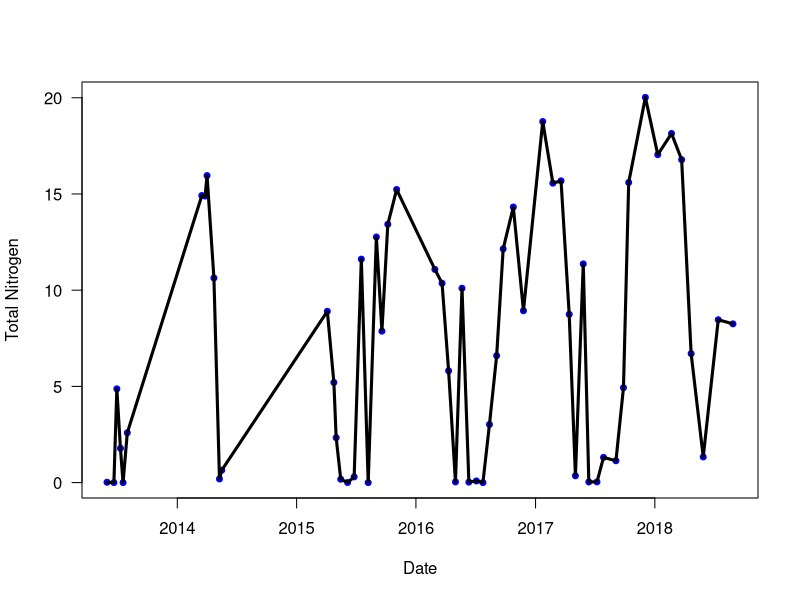
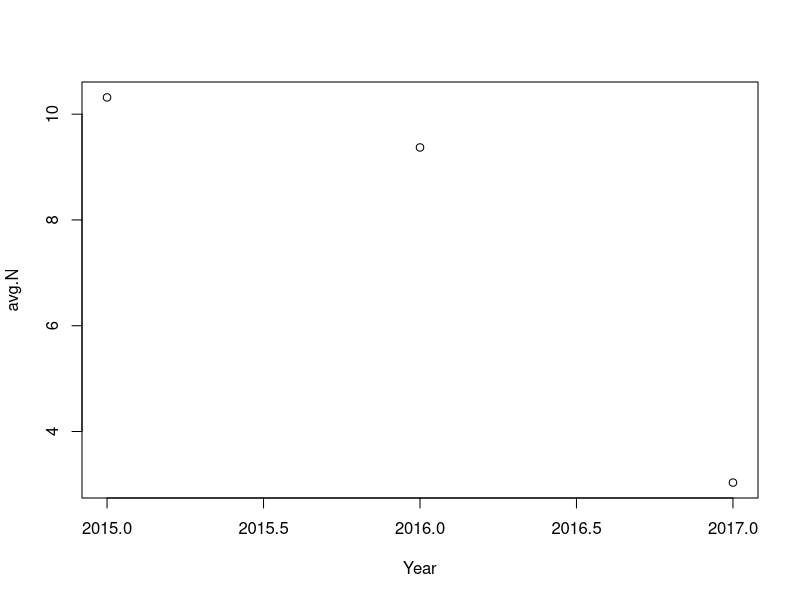
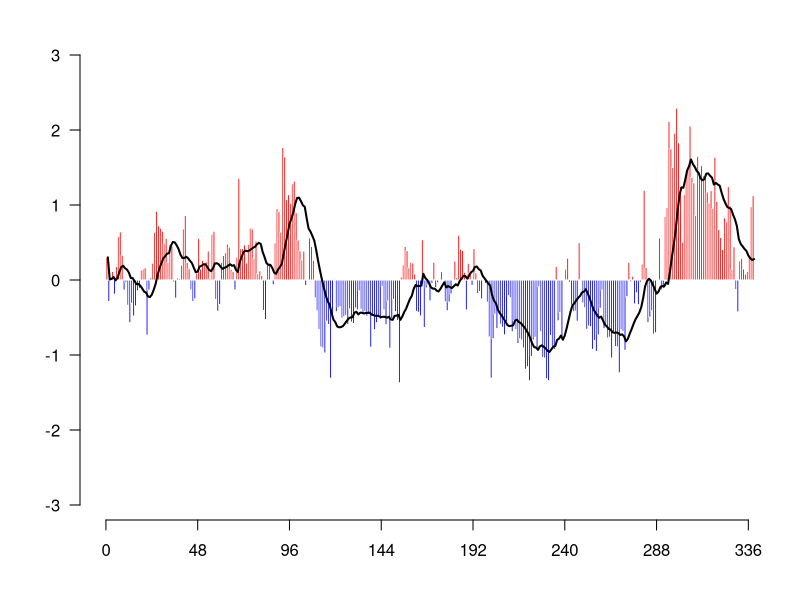

Recreate these plots in R, in order.
# Martone Hakai Rocky Shore Seaweed Surveys
# 
# by Sam Starko 
# updated 8 Mar 2019

# This script is to summarize and visualize environmental data from Calvert and nearby stations

#load relavent packages
library(tidyverse)
library(lubridate)
library(pracma)

#################################################
########Nutrient Data from QCS01#################
################################################

#Summarize data by date and calculate average nitrogen for sites that have data, remove data that does not equal 5 m depth
nut<-read.csv("./Data/Environmental Data/CTD_nutrients_Hakai.csv")
nut.avg<-nut[nut$NO2.NO3..uM.!="NA"&nut$Line.Out.Depth==5,] %>% 
  group_by(Date, Line.Out.Depth) %>%
  summarize(avg.N = mean(NO2.NO3..uM.))
nut.avg<-nut.avg[complete.cases(nut.avg$Date),]

####Plot CTD Nitrogen through time
nut.avg$Date<-as.Date(nut.avg$Date)
nut.avg$Month<-month(as.POSIXlt(nut.avg$Date, format="%Y/%m/%d"))
nut.avg$Year<-year(as.POSIXlt(nut.avg$Date, format="%Y/%m/%d"))
plot(avg.N~Date, data=nut.avg, pch=19, cex=0.8, col="Blue", ylab="Total Nitrogen", las=1)
lines(nut.avg$Date,nut.avg$avg.N, lwd=3)

####Summarize by month and year
nut.avg2<-nut.avg %>%
  group_by(Month, Year) %>%
  summarize(avg.N = mean(avg.N))

plot(avg.N~Year, data=nut.avg2[nut.avg2$Month==9,])


#################################################
############Temperature Data####################
###############################################

#CTD data is too sparse to say anything meaningful about water temperature

#######SST data from Pine Island############
temp.pine<-read.csv("./Data/Environmental Data/PineIsland_SST.csv")
#remove data from before 1985
temp.pine2<-temp.pine[temp.pine$Year>1984,]
#view temperature data
temp.pine2$Temperature

###Average by month
temp.pine.sum<-temp.pine2[temp.pine2$Temperature!="NA",] %>%
  group_by(Year, Month) %>%
  summarize(Temperature = mean(Temperature))

temp.pine.byMonth <- temp.pine.sum %>%
  group_by(Month) %>%
  summarize(avgTemperature = mean(Temperature))

temp.pine.byMonth<-temp.pine.byMonth[1:12,]
temp.pine.byMonth

##Calculate Anomalies
temp.pine.comb<-left_join(temp.pine.sum, temp.pine.byMonth, by="Month")
temp.pine.comb$Anomaly <- temp.pine.comb$Temperature - temp.pine.comb$avgTemperature
temp.pine.comb<-temp.pine.comb[complete.cases(temp.pine.comb$Anomaly),]

#Assign colour to temperature anomaly direction
for (i in 1:length(temp.pine.comb$Anomaly)) {
if (temp.pine.comb$Anomaly[i] > 0) {
  temp.pine.comb$An.col[i]<-"red"
} else {
  temp.pine.comb$An.col[i]<-"blue"
}
}

##Plot SST through time
par(mar=c(4,4,2,1))
par(mfrow=c(1,1))
barplot(temp.pine.comb$Anomaly[temp.pine.comb$Year > 1989], col=temp.pine.comb$An.col[temp.pine.comb$Year > 1989], ylim=c(-3.2,3.2), space=0, border=FALSE, las=1, width=1)
axis(1, at=c(0,48,48*2,48*3,48*4,48*5,48*6,48*7))
lines(movavg(temp.pine.comb$Anomaly[temp.pine.comb$Year > 1989], 12, type="s"),lwd=2,lty=1)





